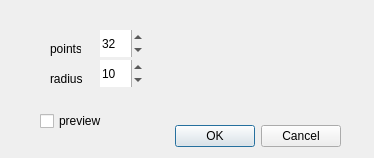
<?xml version="1.0" encoding="UTF-8"?>
<ui version="4.0">
 <class>insertcircle</class>
 <widget class="QDialog" name="insertcircle">
  <property name="geometry">
   <rect>
    <x>0</x>
    <y>0</y>
    <width>374</width>
    <height>158</height>
   </rect>
  </property>
  <property name="windowTitle">
   <string>Dialog</string>
  </property>
  <widget class="QDialogButtonBox" name="buttonBox">
   <property name="geometry">
    <rect>
     <x>170</x>
     <y>120</y>
     <width>171</width>
     <height>32</height>
    </rect>
   </property>
   <property name="orientation">
    <enum>Qt::Horizontal</enum>
   </property>
   <property name="standardButtons">
    <set>QDialogButtonBox::Cancel|QDialogButtonBox::Ok</set>
   </property>
  </widget>
  <widget class="QSpinBox" name="spinBoxV">
   <property name="geometry">
    <rect>
     <x>100</x>
     <y>30</y>
     <width>43</width>
     <height>27</height>
    </rect>
   </property>
   <property name="toolTip">
    <string>insert V coordiante</string>
   </property>
   <property name="frame">
    <bool>false</bool>
   </property>
   <property name="accelerated">
    <bool>true</bool>
   </property>
   <property name="maximum">
    <number>1000</number>
   </property>
   <property name="value">
    <number>32</number>
   </property>
  </widget>
  <widget class="QLabel" name="label_3">
   <property name="geometry">
    <rect>
     <x>50</x>
     <y>70</y>
     <width>41</width>
     <height>17</height>
    </rect>
   </property>
   <property name="text">
    <string>radius</string>
   </property>
  </widget>
  <widget class="QCheckBox" name="checkBoxPreview">
   <property name="geometry">
    <rect>
     <x>40</x>
     <y>110</y>
     <width>91</width>
     <height>22</height>
    </rect>
   </property>
   <property name="toolTip">
    <string>sphere preview</string>
   </property>
   <property name="text">
    <string>preview</string>
   </property>
  </widget>
  <widget class="QLabel" name="label_2">
   <property name="geometry">
    <rect>
     <x>50</x>
     <y>40</y>
     <width>31</width>
     <height>17</height>
    </rect>
   </property>
   <property name="text">
    <string>points</string>
   </property>
  </widget>
  <widget class="QSpinBox" name="spinBoxRadius">
   <property name="geometry">
    <rect>
     <x>100</x>
     <y>60</y>
     <width>43</width>
     <height>27</height>
    </rect>
   </property>
   <property name="toolTip">
    <string>insert radius</string>
   </property>
   <property name="frame">
    <bool>false</bool>
   </property>
   <property name="accelerated">
    <bool>true</bool>
   </property>
   <property name="maximum">
    <number>200</number>
   </property>
   <property name="singleStep">
    <number>2</number>
   </property>
   <property name="value">
    <number>10</number>
   </property>
  </widget>
  <widget class="QWidget" name="verticalLayoutWidget">
   <property name="geometry">
    <rect>
     <x>190</x>
     <y>0</y>
     <width>160</width>
     <height>121</height>
    </rect>
   </property>
   <layout class="QVBoxLayout" name="vLayoutogl"/>
  </widget>
 </widget>
 <resources/>
 <connections>
  <connection>
   <sender>buttonBox</sender>
   <signal>accepted()</signal>
   <receiver>insertcircle</receiver>
   <slot>accept()</slot>
   <hints>
    <hint type="sourcelabel">
     <x>248</x>
     <y>254</y>
    </hint>
    <hint type="destinationlabel">
     <x>157</x>
     <y>274</y>
    </hint>
   </hints>
  </connection>
  <connection>
   <sender>buttonBox</sender>
   <signal>rejected()</signal>
   <receiver>insertcircle</receiver>
   <slot>reject()</slot>
   <hints>
    <hint type="sourcelabel">
     <x>316</x>
     <y>260</y>
    </hint>
    <hint type="destinationlabel">
     <x>286</x>
     <y>274</y>
    </hint>
   </hints>
  </connection>
 </connections>
</ui>
